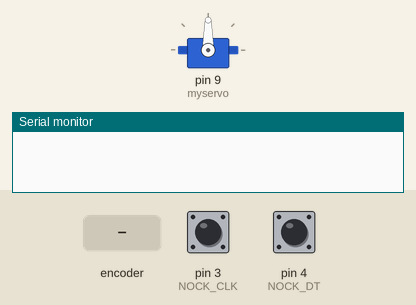
The sketch below on a simulated Arduino Uno, built with avr-gcc and run on an emulated ATmega328P. Parts: servo, the last lines printed to the serial monitor. The inputs (shaded band) are chosen by the test bench; at power-on: pin 3 (NOCK_CLK) HIGH, pin 4 (NOCK_DT) HIGH.

Above: at 1.2 s.
1.3 s: rotary encoder on pin 3 (NOCK_CLK) / pin 4 (NOCK_DT) turned 3 steps (first pin leading)
At 2.5 s:
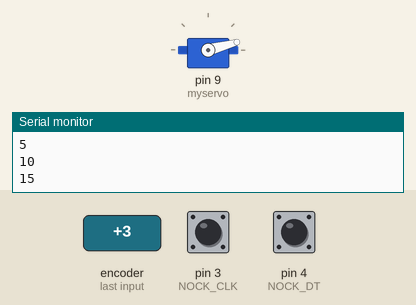
3.4 s: rotary encoder on pin 3 (NOCK_CLK) / pin 4 (NOCK_DT) turned 1 step (first pin leading)
At 3.8 s:
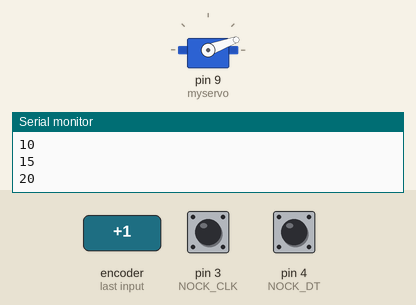
Timing chart, 0 to 6.4 s (numbered marks = the images above; inputs shaded):
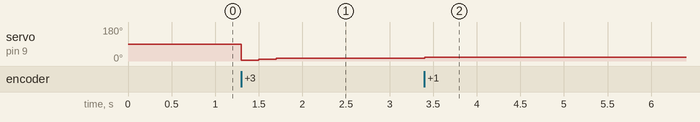

Measured:
- after the input at 1.3 s, servo on pin 9 (myservo): 90° → 5° at once, → 10° 0.20 s later, → 15° 0.20 s later
- after the input at 3.4 s, servo on pin 9 (myservo): 15° → 20° at once

The sketch:

035_rotaryencoder_servo.ino
```cpp
#include <Servo.h>

#define NOCK_CLK 3
#define NOCK_DT 4
#define NOCK_SW 5


Servo myservo;

bool pre_sensorA = LOW;

int num = 0;

void setup() {
  Serial.begin(9600); //나 결과를 PC로 볼꺼야~
  pinMode(NOCK_CLK, INPUT);
  pinMode(NOCK_DT, INPUT);
  pinMode(NOCK_SW, INPUT_PULLUP);
  myservo.attach(9);
}

void loop() {
  //1.지금 센서값을 확인해야하는 타이밍인가?
  //(=CLK핀에 상승에지가 발생했는가?)
  bool sensorA = digitalRead(NOCK_CLK);
  //여기서 할거하고~~
  if(pre_sensorA == HIGH && sensorA == LOW){
    //센서A의 Falling edge!
    //2.센서B의 상태를 가지고 와서 비교를 해본다!
    bool sensorB = digitalRead(NOCK_DT);
    if(sensorA != sensorB){
      //시계방향으로 회전하고 있구나~
      //Serial.println("시계방향");
      num+=5;
      if(num>180) num=180;
    }else{
      //반시계방향으로 회전하고 있구나~
      //Serial.println("반시계방향");
      num-=5;
      if(num<0) num=0;
    }
    Serial.println(num);
    myservo.write(num);
    delay(20);
  }


  pre_sensorA = sensorA;
  delay(1);
}
```
